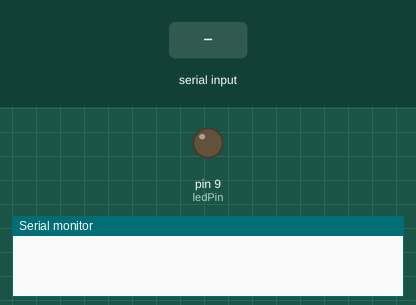
Simulated run of this sketch. Board: Arduino Uno, built with avr-gcc and run on an emulated ATmega328P. On the bench: output pins drawn as LEDs (lit = HIGH), the last lines printed to the serial monitor. The inputs (shaded band) are chosen by the test bench.

Above: at 1.2 s.
1.3 s: "led,45\n" received over Serial
At 2.5 s:
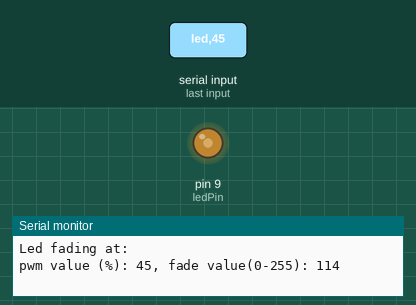
2.8 s: "led\n" received over Serial
Timing chart, 0 to 5.8 s (numbered marks = the images above; inputs shaded):
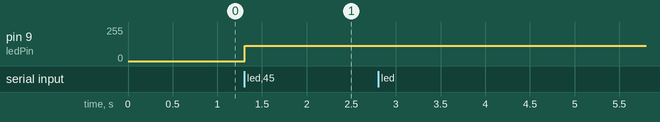

Measured:
- after the input at 1.3 s, pin 9 (ledPin): 0/255 → 114/255 at once

The sketch:

RT00000008.ino
```cpp
const int ledPin =  9;
int ledstate = LOW;

int fadevalue;
int pwm;
int x;

unsigned long previousMillis = 0;
long interval = 1000;

String palavra;
String a;


void setup() {
  pinMode(ledPin, OUTPUT);
  Serial.begin(9600);
}

void loop() {
  while (Serial.available() == 0);
  palavra = Serial.readStringUntil('\n');

  //#############parse da string##############

  if (palavra.startsWith("led")) {
    a = palavra.substring(4);
    if (a == "on") {
      ledstate = 255;
      Serial.println("Led ON");
    }
    if (a == "off") {
      ledstate = 0;
      Serial.println("Led OFF");
    }
    if (a == "") {
      Serial.println("input error");
    }
    if ((a != "on") && (a != "off") && (a != "")) {
      x = a.toInt();
      x = long(x);
      if (x < 0 || 100 < x) {
        Serial.println("pwm value error");
      }
      else {
        pwm = x;
        fadevalue = map(pwm, 0, 100, 0, 255);
        Serial.println("Led fading at:");
        Serial.print("pwm value (%): ");
        Serial.print(pwm);
        Serial.print(", fade value(0-255): ");
        Serial.println(fadevalue);
        ledstate = fadevalue;
      }
    }
  }
  else {
    Serial.println("input error");
  }
  analogWrite(ledPin, ledstate);
}
```
